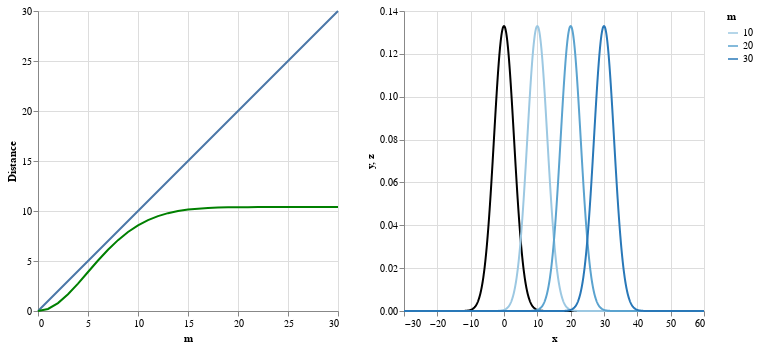

Here is the notebook cell this chart was saved with:
### Code cell
v1 = @vlplot(data=df,:line,x={:m,type="quantitative"},y={:w,type="quantitative",title="Distance"})
v2 = @vlplot(data=df,:line,x={:m,type="quantitative"},y={:jkl,type="quantitative"},color={value="green"})
p1  = @vlplot() + v1 + v2
v3  = @vlplot(data=pf,:line,x={:x,type="quantitative"},y={:y, type="quantitative"},color={"value"="black"})
v4  = @vlplot(data=pf,:line,x={:x,type="quantitative"},y={:z, type="quantitative"},color={:m,type="ordinal"})
p2 = @vlplot() + v3 + v4
[p1 p2]

### Figure 1 — Vega-Lite specification as saved in the notebook (floating-point values rounded to 4 significant figures; data arrays with more than 128 entries replaced by an {"elided": "..."} marker saying what was removed)
{"hconcat": [{"layer": [{"data": {"values": [{"jkl": 0, "kl": 0, "m": 0, "w": 0}, {"jkl": 0.2055, "kl": 0.137, "m": 1, "w": 1}, {"jkl": 0.7901, "kl": 0.5267, "m": 2, "w": 2}, {"jkl": 1.671, "kl": 1.114, "m": 3, "w": 3}, {"jkl": 2.743, "kl": 1.829, "m": 4, "w": 4}, {"jkl": 3.901, "kl": 2.6, "m": 5, "w": 5}, {"jkl": 5.052, "kl": 3.368, "m": 6, "w": 6}, {"jkl": 6.13, "kl": 4.086, "m": 7, "w": 7}, {"jkl": 7.087, "kl": 4.725, "m": 8, "w": 8}, {"jkl": 7.902, "kl": 5.268, "m": 9, "w": 9}, {"jkl": 8.567, "kl": 5.712, "m": 10, "w": 10}, {"jkl": 9.092, "kl": 6.061, "m": 11, "w": 11}, {"jkl": 9.491, "kl": 6.327, "m": 12, "w": 12}, {"jkl": 9.785, "kl": 6.523, "m": 13, "w": 13}, {"jkl": 9.994, "kl": 6.663, "m": 14, "w": 14}, {"jkl": 10.14, "kl": 6.759, "m": 15, "w": 15}, {"jkl": 10.24, "kl": 6.824, "m": 16, "w": 16}, {"jkl": 10.3, "kl": 6.866, "m": 17, "w": 17}, {"jkl": 10.34, "kl": 6.893, "m": 18, "w": 18}, {"jkl": 10.36, "kl": 6.909, "m": 19, "w": 19}, {"jkl": 10.38, "kl": 6.919, "m": 20, "w": 20}, {"jkl": 10.39, "kl": 6.925, "m": 21, "w": 21}, {"jkl": 10.39, "kl": 6.928, "m": 22, "w": 22}, {"jkl": 10.39, "kl": 6.93, "m": 23, "w": 23}, {"jkl": 10.4, "kl": 6.931, "m": 24, "w": 24}, {"jkl": 10.4, "kl": 6.931, "m": 25, "w": 25}, {"jkl": 10.4, "kl": 6.931, "m": 26, "w": 26}, {"jkl": 10.4, "kl": 6.931, "m": 27, "w": 27}, {"jkl": 10.4, "kl": 6.931, "m": 28, "w": 28}, {"jkl": 10.4, "kl": 6.931, "m": 29, "w": 29}, {"jkl": 10.4, "kl": 6.931, "m": 30, "w": 30}]}, "encoding": {"x": {"field": "m", "type": "quantitative"}, "y": {"field": "w", "title": "Distance", "type": "quantitative"}}, "mark": "line"}, {"data": {"values": [{"jkl": 0, "kl": 0, "m": 0, "w": 0}, {"jkl": 0.2055, "kl": 0.137, "m": 1, "w": 1}, {"jkl": 0.7901, "kl": 0.5267, "m": 2, "w": 2}, {"jkl": 1.671, "kl": 1.114, "m": 3, "w": 3}, {"jkl": 2.743, "kl": 1.829, "m": 4, "w": 4}, {"jkl": 3.901, "kl": 2.6, "m": 5, "w": 5}, {"jkl": 5.052, "kl": 3.368, "m": 6, "w": 6}, {"jkl": 6.13, "kl": 4.086, "m": 7, "w": 7}, {"jkl": 7.087, "kl": 4.725, "m": 8, "w": 8}, {"jkl": 7.902, "kl": 5.268, "m": 9, "w": 9}, {"jkl": 8.567, "kl": 5.712, "m": 10, "w": 10}, {"jkl": 9.092, "kl": 6.061, "m": 11, "w": 11}, {"jkl": 9.491, "kl": 6.327, "m": 12, "w": 12}, {"jkl": 9.785, "kl": 6.523, "m": 13, "w": 13}, {"jkl": 9.994, "kl": 6.663, "m": 14, "w": 14}, {"jkl": 10.14, "kl": 6.759, "m": 15, "w": 15}, {"jkl": 10.24, "kl": 6.824, "m": 16, "w": 16}, {"jkl": 10.3, "kl": 6.866, "m": 17, "w": 17}, {"jkl": 10.34, "kl": 6.893, "m": 18, "w": 18}, {"jkl": 10.36, "kl": 6.909, "m": 19, "w": 19}, {"jkl": 10.38, "kl": 6.919, "m": 20, "w": 20}, {"jkl": 10.39, "kl": 6.925, "m": 21, "w": 21}, {"jkl": 10.39, "kl": 6.928, "m": 22, "w": 22}, {"jkl": 10.39, "kl": 6.93, "m": 23, "w": 23}, {"jkl": 10.4, "kl": 6.931, "m": 24, "w": 24}, {"jkl": 10.4, "kl": 6.931, "m": 25, "w": 25}, {"jkl": 10.4, "kl": 6.931, "m": 26, "w": 26}, {"jkl": 10.4, "kl": 6.931, "m": 27, "w": 27}, {"jkl": 10.4, "kl": 6.931, "m": 28, "w": 28}, {"jkl": 10.4, "kl": 6.931, "m": 29, "w": 29}, {"jkl": 10.4, "kl": 6.931, "m": 30, "w": 30}]}, "encoding": {"color": {"value": "green"}, "x": {"field": "m", "type": "quantitative"}, "y": {"field": "jkl", "type": "quantitative"}}, "mark": "line"}]}, {"layer": [{"data": {"values": {"elided": "2703 records"}}, "encoding": {"color": {"value": "black"}, "x": {"field": "x", "type": "quantitative"}, "y": {"field": "y", "type": "quantitative"}}, "mark": "line"}, {"data": {"values": {"elided": "2703 records"}}, "encoding": {"color": {"field": "m", "type": "ordinal"}, "x": {"field": "x", "type": "quantitative"}, "y": {"field": "z", "type": "quantitative"}}, "mark": "line"}]}]}
